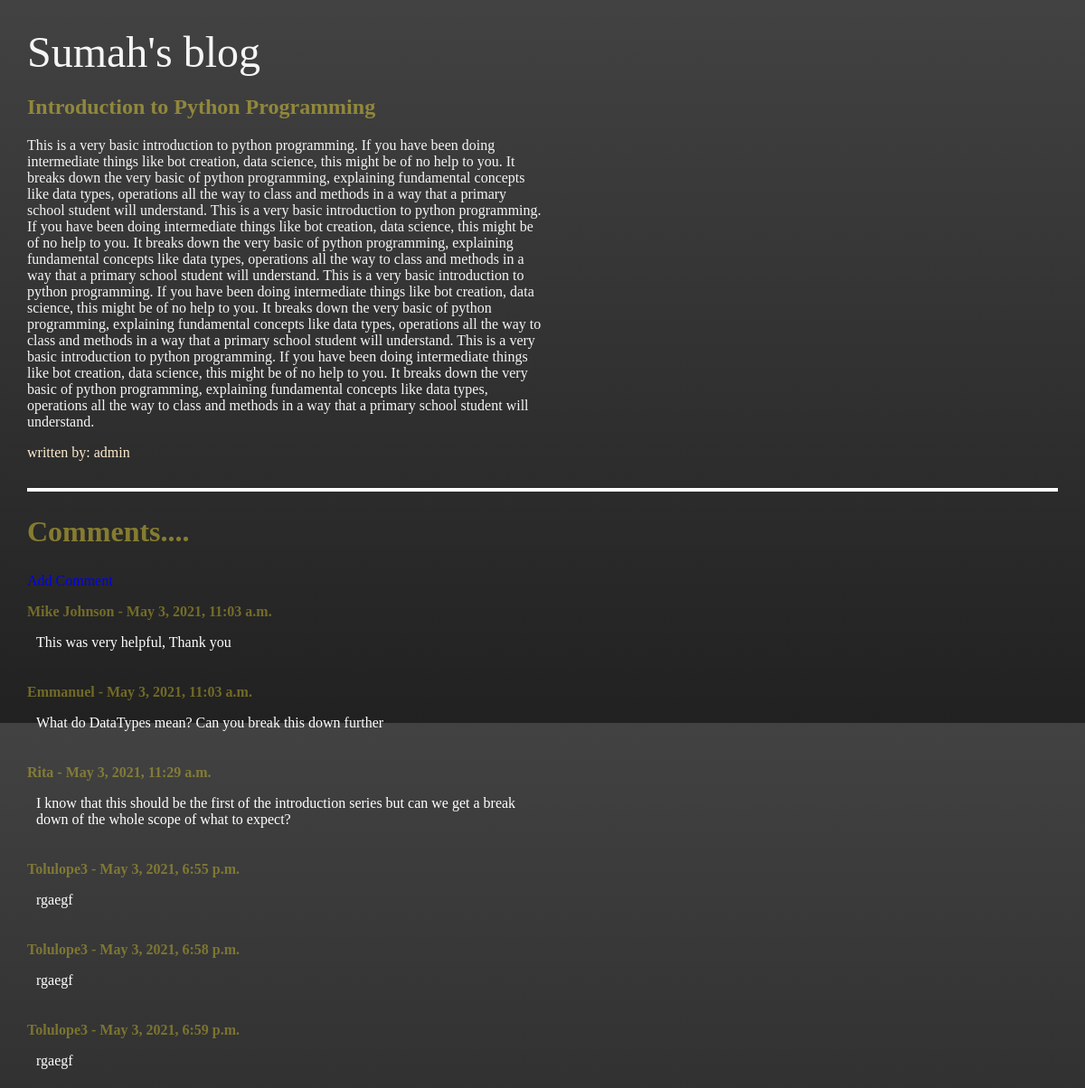
The app's page /introduction-to-python-programming/ with its own data.
### blog/models.py (models this page shows, shortened)
class Post(models.Model):
    title = models.CharField(max_length=100)
    slug = models.SlugField(null=True)
    author = models.ForeignKey('auth.User', on_delete=models.CASCADE)
    body = models.TextField()

class Comment(models.Model):
    post = models.ForeignKey(Post, related_name='comments', on_delete=models.CASCADE)
    name = models.CharField(max_length=200)
    body = models.TextField()
    date_added = models.DateTimeField(auto_now_add=True)

### blog/views.py (the view)
# urls.py: path('<slug>/', BlogDetailView.as_view(), name = 'post_detail_url'),
class BlogDetailView(DetailView):
    model = Post
    template_name = "blog_post_detail.html"
    context_object_name = 'post'

### blog/templates/blog_post_detail.html
{% extends 'base.html' %}
{% block content %}
    <div class="single-post">
        <h1 class="single-post-header text-darkyellow">{{post.title}}</h1>
        <p  class="single-post-body text-whitesmoke" style="height: auto;">{{post.body}}</p>
        <p class="single-post-author">written by: {{post.author}}</p>
    </div>
    <hr>
    <div class="comments">
        <h2>Comments....</h2>
        <a href="{% url 'blog:add_comment_url' slug=post.slug %}">Add Comment</a>
        {% if not post.comments.all %}
            No Comments on this post, be the first to <a href="{% url 'blog:add_comment_url' slug=post.slug %}">Add one</a>
        {% else %}
            {% for comment in post.comments.all %}
                <div class="single-comment">
                    <strong><p class="single-comment-name">{{comment.name}} - {{ comment.date_added}}</p></strong>
                    <p class="single-comment-body">{{comment.body}}</p>
                </div>
            {% endfor %}
        {% endif %}
    </div>
{% endblock content %}

### blog/templates/base.html (shortened to what this page needs)
<html lang="en">
<head>
</head>
    <body class="main-bg">
        <nav>
            <a href="{% url 'blog:blog_home_url' %}">
                <nav-left class="text-whitesmoke nav-left">Sumah's blog</nav-left>
            </a>
        </nav>
        <section class="blog-body">
            {% block content %}
            {% endblock content %}
        </section>
    </body>
</html>

### blog/templates/base.html (style rules this page uses)
html { height: auto; }
body { height: 100%; margin: 0; background-repeat: no-repeat; background-attachment: fixed; margin: 30px; }
a { text-decoration: none; }
.nav-left { font-size: 3rem; }
.main-bg { background: #424242; background: linear-gradient( #424242, #212121); }
.text-whitesmoke { color: whitesmoke }
.text-darkyellow { color: rgba(255, 235, 59, 0.432) }
.single-post { max-width: 50%; min-width: 400px; margin-bottom: 30px; }
.single-post-body { height: 50px; overflow:hidden; }
.single-post-author { color: blanchedalmond; }
hr { border: 2px solid white; }
.comments { max-width: 50%; min-width: 400px; }
.comments h2 { color: rgba(255, 235, 59, 0.432); font-size: 2rem; }
.single-comment { padding-bottom: 5px; }
.single-comment-body { color: white; padding-left: 10px; }
.single-comment-name { color: rgba(219, 202, 44, 0.432); }

### records on screen
Post: title "Introduction to Python Programming", body "This is a very basic introduction to python programming. If you have been doing intermediate things like bot creation, data science, this might be of no help to you. It breaks down the very basic of python programming, explaining fundamental concepts like data types, operations all the way to class and methods in a way that a primary school student will understand. This is a very basic introduction to python programming. If you have been doing intermediate things like bot creation, data science, this might be of no help to you. It breaks down the very basic of python programming, explaining fundamental concepts like data types, operations all the way to class and methods in a way that a…", author "admin"
Comment: name "Mike Johnson", date_added "May 3, 2021, 11:03 a.m.", body "This was very helpful, Thank you"
Comment: name "Emmanuel", date_added "May 3, 2021, 11:03 a.m.", body "What do DataTypes mean? Can you break this down further"
Comment: name "Rita", date_added "May 3, 2021, 11:29 a.m.", body "I know that this should be the first of the introduction series but can we get a break down of the whole scope of what to expect?"
Comment: name "Tolulope3", date_added "May 3, 2021, 6:55 p.m.", body "rgaegf"
Comment: name "Tolulope3", date_added "May 3, 2021, 6:58 p.m.", body "rgaegf"
Comment: name "Tolulope3", date_added "May 3, 2021, 6:59 p.m.", body "rgaegf"
